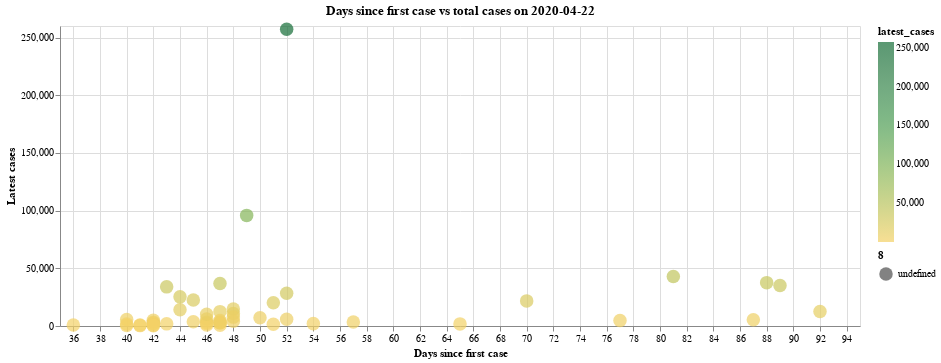

Notebook code for this chart:
### Markdown cell above
## 10 - Days since first reported case for each state
We will now look at how each states' cases have grown since the first reported case. The following chart shows a few outliers in the data, visualizing how fast New York and New Jersey spiked in cases despite only reporting their first cases 39 and 36 days ago, respectively. On the other hand, Washington was the first to report a case in the country, but only has a small fraction of the cases that New York and New Jersey do. This shows that Washington and other early reporters of COVID-19 cases may have effectively slowed the spread of the virus

### Code cell
states = us_states["state"].unique()
states = np.delete(states,[50,51,52,54,55]) #delete non-us states
column_names = ["state", "first_case_date","days_since_first_case"]
first_case_dates_by_state = pd.DataFrame(columns = column_names)


for state in states:
    state_data = us_states[us_states["state"]==state]
    min_date=min(state_data["date"])
#     min_date_dt = datetime.strptime(min_date, '%Y-%m-%d')
    days_since_first_case=(latest_date_dt-min_date).days
    first_case_dates_by_state = first_case_dates_by_state.append({'state' : state , 'first_case_date' : min_date, 'days_since_first_case': days_since_first_case},
                                                                 ignore_index=True)
    
days_since_first_case=first_case_dates_by_state.set_index('state')

latest_cases_idk=latest_cases.set_index('state')

days_since_first_case['latest_cases']=latest_cases_idk['cases']
days_since_first_case=days_since_first_case.reset_index()
# display(days_since_first_case)

alt.Chart(days_since_first_case).mark_circle().encode(
    alt.X('days_since_first_case:Q', scale=alt.Scale(zero=False), axis=alt.Axis(title='Days since first case')),
    alt.Y('latest_cases:Q', scale=alt.Scale(zero=False), axis=alt.Axis(title='Latest cases')),
    color=alt.Color('latest_cases:Q', scale=alt.Scale(scheme='goldgreen')),
    size="8:N",
    tooltip=['state:N', 'latest_cases:Q', 'days_since_first_case']
).properties(
    width=800,
    height=300,
    title="Days since first case vs total cases on " + latest_date
)

### Figure 1 — Vega-Lite specification as saved in the notebook (floating-point values rounded to 4 significant figures)
{"config": {"view": {"continuousWidth": 400, "continuousHeight": 300}}, "data": {"name": "data-132c27156f3fcbca44fb72ada8204e57"}, "mark": "circle", "encoding": {"color": {"type": "quantitative", "field": "latest_cases", "scale": {"scheme": "goldgreen"}}, "size": {"type": "nominal", "field": "8"}, "tooltip": [{"type": "nominal", "field": "state"}, {"type": "quantitative", "field": "latest_cases"}, {"type": "quantitative", "field": "days_since_first_case"}], "x": {"type": "quantitative", "axis": {"title": "Days since first case"}, "field": "days_since_first_case", "scale": {"zero": false}}, "y": {"type": "quantitative", "axis": {"title": "Latest cases"}, "field": "latest_cases", "scale": {"zero": false}}}, "height": 300, "title": "Days since first case vs total cases on 2020-04-22", "width": 800, "$schema": "https://vega.github.io/schema/vega-lite/v4.0.2.json", "datasets": {"data-132c27156f3fcbca44fb72ada8204e57": [{"state": "Washington", "first_case_date": "2020-01-21T00:00:00", "days_since_first_case": 92, "latest_cases": 12539}, {"state": "Illinois", "first_case_date": "2020-01-24T00:00:00", "days_since_first_case": 89, "latest_cases": 35108}, {"state": "California", "first_case_date": "2020-01-25T00:00:00", "days_since_first_case": 88, "latest_cases": 37573}, {"state": "Arizona", "first_case_date": "2020-01-26T00:00:00", "days_since_first_case": 87, "latest_cases": 5459}, {"state": "Massachusetts", "first_case_date": "2020-02-01T00:00:00", "days_since_first_case": 81, "latest_cases": 42944}, {"state": "Wisconsin", "first_case_date": "2020-02-05T00:00:00", "days_since_first_case": 77, "latest_cases": 4845}, {"state": "Texas", "first_case_date": "2020-02-12T00:00:00", "days_since_first_case": 70, "latest_cases": 21769}, {"state": "Nebraska", "first_case_date": "2020-02-17T00:00:00", "days_since_first_case": 65, "latest_cases": 1827}, {"state": "Utah", "first_case_date": "2020-02-25T00:00:00", "days_since_first_case": 57, "latest_cases": 3451}, {"state": "Oregon", "first_case_date": "2020-02-28T00:00:00", "days_since_first_case": 54, "latest_cases": 2059}, {"state": "Florida", "first_case_date": "2020-03-01T00:00:00", "days_since_first_case": 52, "latest_cases": 28301}, {"state": "New York", "first_case_date": "2020-03-01T00:00:00", "days_since_first_case": 52, "latest_cases": 257246}, {"state": "Rhode Island", "first_case_date": "2020-03-01T00:00:00", "days_since_first_case": 52, "latest_cases": 5841}, {"state": "Georgia", "first_case_date": "2020-03-02T00:00:00", "days_since_first_case": 51, "latest_cases": 20099}, {"state": "New Hampshire", "first_case_date": "2020-03-02T00:00:00", "days_since_first_case": 51, "latest_cases": 1588}, {"state": "North Carolina", "first_case_date": "2020-03-03T00:00:00", "days_since_first_case": 50, "latest_cases": 7220}, {"state": "New Jersey", "first_case_date": "2020-03-04T00:00:00", "days_since_first_case": 49, "latest_cases": 95865}, {"state": "Colorado", "first_case_date": "2020-03-05T00:00:00", "days_since_first_case": 48, "latest_cases": 10878}, {"state": "Maryland", "first_case_date": "2020-03-05T00:00:00", "days_since_first_case": 48, "latest_cases": 14775}, {"state": "Nevada", "first_case_date": "2020-03-05T00:00:00", "days_since_first_case": 48, "latest_cases": 4081}, {"state": "Tennessee", "first_case_date": "2020-03-05T00:00:00", "days_since_first_case": 48, "latest_cases": 7704}, {"state": "Hawaii", "first_case_date": "2020-03-06T00:00:00", "days_since_first_case": 47, "latest_cases": 586}, {"state": "Indiana", "first_case_date": "2020-03-06T00:00:00", "days_since_first_case": 47, "latest_cases": 12438}, {"state": "Kentucky", "first_case_date": "2020-03-06T00:00:00", "days_since_first_case": 47, "latest_cases": 3373}, {"state": "Minnesota", "first_case_date": "2020-03-06T00:00:00", "days_since_first_case": 47, "latest_cases": 2721}, {"state": "Oklahoma", "first_case_date": "2020-03-06T00:00:00", "days_since_first_case": 47, "latest_cases": 2894}, {"state": "Pennsylvania", "first_case_date": "2020-03-06T00:00:00", "days_since_first_case": 47, "latest_cases": 36763}, {"state": "South Carolina", "first_case_date": "2020-03-06T00:00:00", "days_since_first_case": 47, "latest_cases": 4761}, {"state": "District of Columbia", "first_case_date": "2020-03-07T00:00:00", "days_since_first_case": 46, "latest_cases": 3206}, {"state": "Kansas", "first_case_date": "2020-03-07T00:00:00", "days_since_first_case": 46, "latest_cases": 2292}, {"state": "Missouri", "first_case_date": "2020-03-07T00:00:00", "days_since_first_case": 46, "latest_cases": 6137}, {"state": "Vermont", "first_case_date": "2020-03-07T00:00:00", "days_since_first_case": 46, "latest_cases": 823}, {"state": "Virginia", "first_case_date": "2020-03-07T00:00:00", "days_since_first_case": 46, "latest_cases": 10266}, {"state": "Connecticut", "first_case_date": "2020-03-08T00:00:00", "days_since_first_case": 45, "latest_cases": 22469}, {"state": "Iowa", "first_case_date": "2020-03-08T00:00:00", "days_since_first_case": 45, "latest_cases": 3764}, {"state": "Louisiana", "first_case_date": "2020-03-09T00:00:00", "days_since_first_case": 44, "latest_cases": 25258}, {"state": "Ohio", "first_case_date": "2020-03-09T00:00:00", "days_since_first_case": 44, "latest_cases": 14117}, {"state": "Michigan", "first_case_date": "2020-03-10T00:00:00", "days_since_first_case": 43, "latest_cases": 33929}, {"state": "South Dakota", "first_case_date": "2020-03-10T00:00:00", "days_since_first_case": 43, "latest_cases": 1858}, {"state": "Arkansas", "first_case_date": "2020-03-11T00:00:00", "days_since_first_case": 42, "latest_cases": 2392}, {"state": "Delaware", "first_case_date": "2020-03-11T00:00:00", "days_since_first_case": 42, "latest_cases": 3200}, {"state": "Mississippi", "first_case_date": "2020-03-11T00:00:00", "days_since_first_case": 42, "latest_cases": 4894}, {"state": "New Mexico", "first_case_date": "2020-03-11T00:00:00", "days_since_first_case": 42, "latest_cases": 2210}, {"state": "North Dakota", "first_case_date": "2020-03-11T00:00:00", "days_since_first_case": 42, "latest_cases": 679}, {"state": "Wyoming", "first_case_date": "2020-03-11T00:00:00", "days_since_first_case": 42, "latest_cases": 326}, {"state": "Alaska", "first_case_date": "2020-03-12T00:00:00", "days_since_first_case": 41, "latest_cases": 335}, {"state": "Maine", "first_case_date": "2020-03-12T00:00:00", "days_since_first_case": 41, "latest_cases": 907}, {"state": "Alabama", "first_case_date": "2020-03-13T00:00:00", "days_since_first_case": 40, "latest_cases": 5610}, {"state": "Idaho", "first_case_date": "2020-03-13T00:00:00", "days_since_first_case": 40, "latest_cases": 1688}, {"state": "Montana", "first_case_date": "2020-03-13T00:00:00", "days_since_first_case": 40, "latest_cases": 439}, {"state": "West Virginia", "first_case_date": "2020-03-17T00:00:00", "days_since_first_case": 36, "latest_cases": 939}]}}
